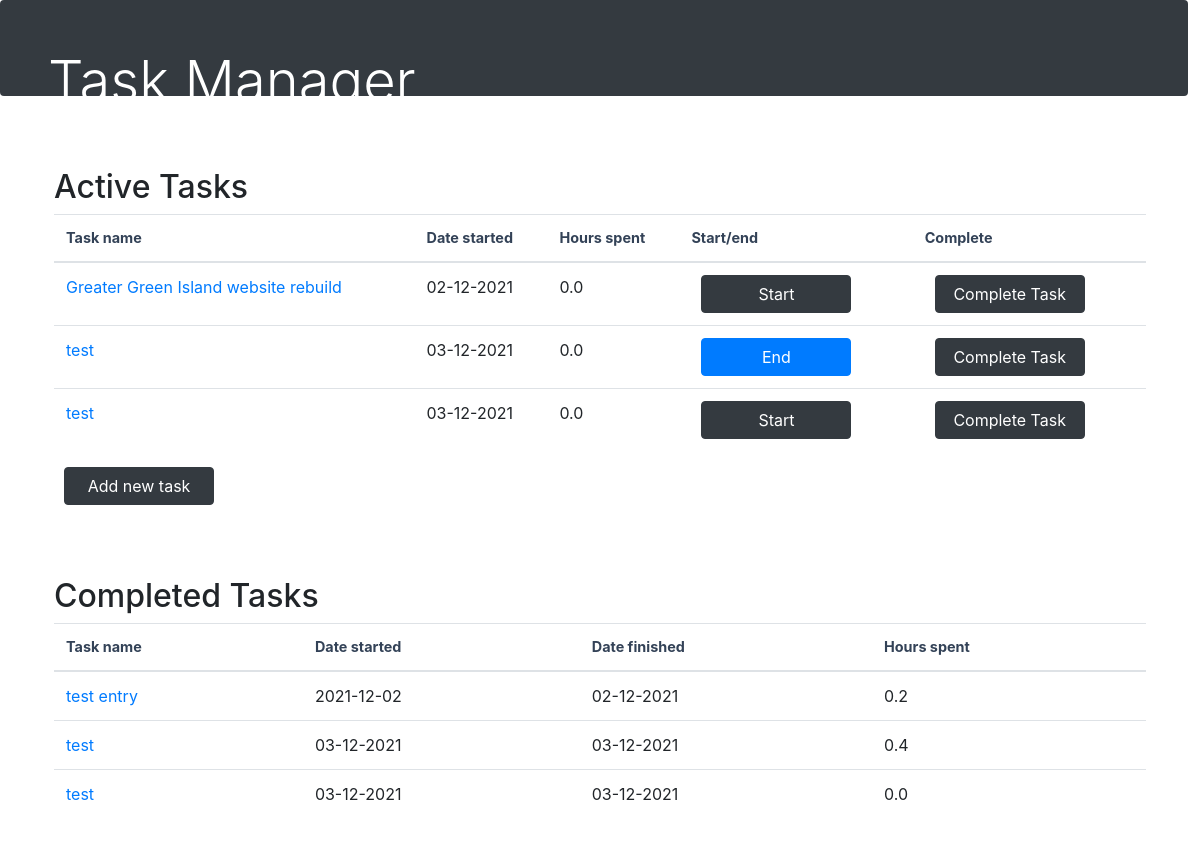
Before: / with the older database file.
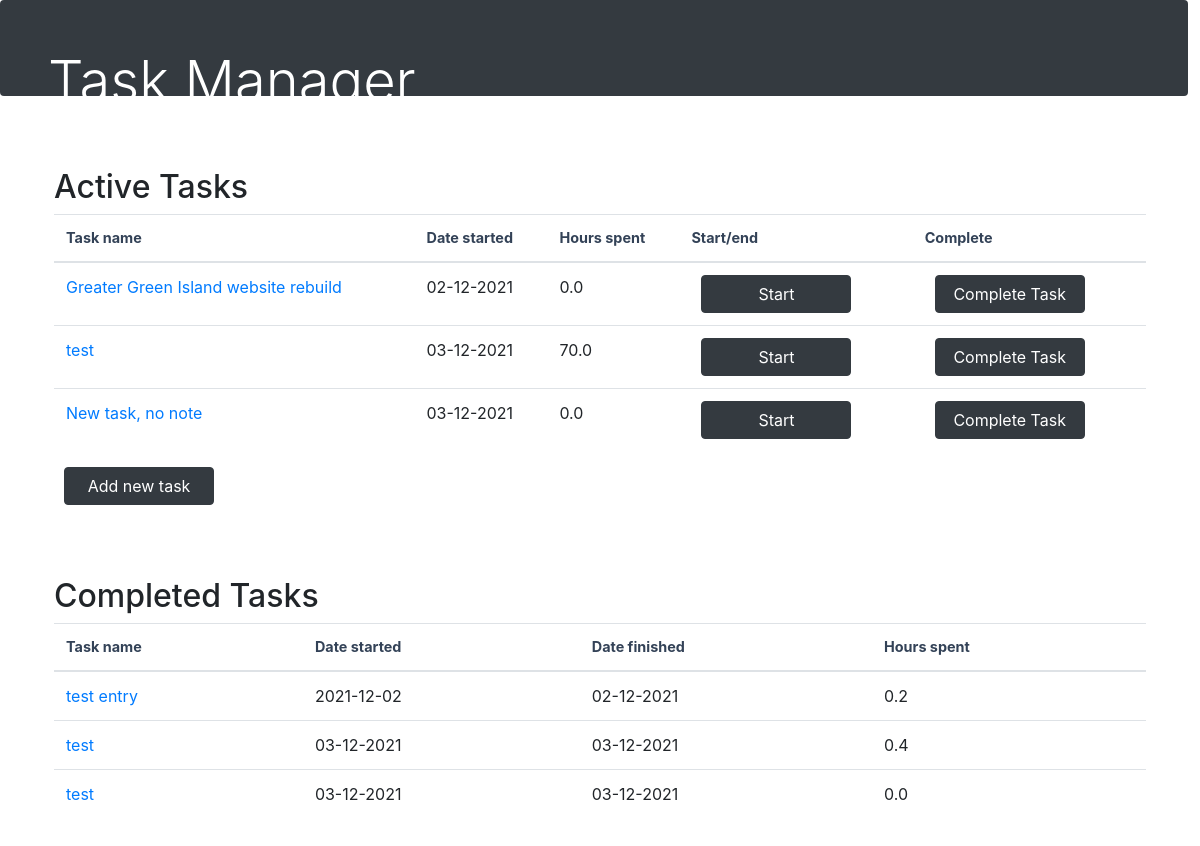
After: the same page with the newer database file.
### main.py (models this page shows)
class TaskList(db.Model):
    id = db.Column(db.Integer, primary_key=True, autoincrement=True)
    name = db.Column(db.String(256))
    date_start = db.Column(db.String, default=datetime.today().strftime('%d-%m-%Y'))
    date_end = db.Column(db.String)
    hours_spent = db.Column(db.Float)
    task_start_time = db.Column(db.Float)
    active = db.Column(db.Boolean, default=False)
    completed = db.Column(db.Boolean, default=False)

### main.py (the view)
@app.route("/")
def home():
    active_tasks = db.session.query(TaskList).filter_by(completed=False).all()
    completed_tasks = db.session.query(TaskList).filter_by(completed=True).all()
    return render_template("index.html", active_tasks=active_tasks, completed_tasks=completed_tasks)

### templates/index.html (shortened to what this page needs)
<!DOCTYPE html>
<html lang="en">
<head>
    <link rel="stylesheet" href="https://stackpath.bootstrapcdn.com/bootstrap/4.5.2/css/bootstrap.min.css">
    <link rel="stylesheet" href="{{ url_for('static', filename='styles.css') }}">
</head>
  <body>
  <div class="task-man p-4 p-md-5 mb-4 text-white rounded bg-dark">
    <div class="col-md-6 px-0">
      <h1 class="display-4">Task Manager</h1>
    </div>
  </div>
  <div class="task-list container col-xxl-8 px-4 py-5">
  <h2>Active Tasks</h2>
  <table class="table">
  <thead>
  <tr>
    <th scope="col">Task name</th>
    <th scope="col">Date started</th>
    <th scope="col">Hours spent</th>
    <th scope="col">Start/end</th>
    <th scope="col">Complete</th>
  </tr>
  </thead>
  <tbody>
    {% for i in active_tasks %}
    <tr>
      <td><a href="/edit/{{ i.id }}"> {{ i.name }} </a></td>
      <td> {{ i.date_start }}</td>
      <td> {{ '%0.1f' | format(i.hours_spent|float) }}</td>
      {% if i.active == False %}
        <td><a class="btn btn-dark buttons" href="/start/{{ i.id }}">Start</a></td>
      {% else %}
        <td><a class="btn btn-primary buttons" href="/end/{{ i.id }}">End</a></td>
      {% endif %}
      <td><a class="btn btn-dark buttons" href="/complete/{{ i.id }}">Complete Task</a></td>
    </tr>
      {% endfor %}
  </tbody>
  </table>
    <a class="btn btn-dark buttons" href="{{ url_for('add') }}">Add new task</a>
    <br><br>
    <br><br>
<h2>Completed Tasks</h2>
    <table class="table">
      <thead>
      <tr>
        <th scope="col">Task name</th>
        <th scope="col">Date started</th>
        <th scope="col">Date finished</th>
        <th scope="col">Hours spent</th>
      </tr>
      </thead>
      <tbody>
      {% for i in completed_tasks %}
      <tr>
        <td><a href="/edit/{{ i.id }}"> {{ i.name }} </a></td>
        <td> {{ i.date_start }}</td>
        <td> {{ i.date_end }}</td>
        <td> {{ '%0.1f' | format(i.hours_spent|float) }}</td>
      </tr>
      {% endfor %}
      </tbody>
    </table>
  </div>
  </body>
</html>

### static/styles.css (style rules this page uses)
.task-man { height: 18vh; width: 99vw; }
th { font-size: 1.1em; color: #334257; }
.btn { width: 150px; margin: 0 10px; }
@media only screen and (max-width:1300px) { .task-man { height: 8vh; } }
@media only screen and (max-width:1300px) { th { font-size: 0.9em; } }

Changed rows visible on the page:
removed TaskList: name "test", date_start "03-12-2021", hours_spent "0.0", shown under "Active Tasks"
changed TaskList (number 2 of 6 on the later page): hours_spent "0.0" → "70.0"; active "End" → "Start"
added TaskList: name "New task, no note", date_start "03-12-2021", hours_spent "0.0", shown under "Active Tasks"
